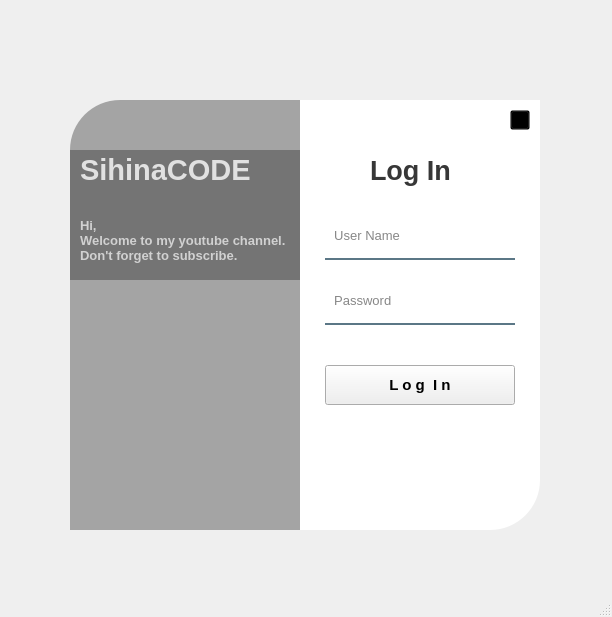
<?xml version="1.0" encoding="UTF-8"?>
<ui version="4.0">
 <class>MainWindow</class>
 <widget class="QMainWindow" name="MainWindow">
  <property name="geometry">
   <rect>
    <x>0</x>
    <y>0</y>
    <width>612</width>
    <height>617</height>
   </rect>
  </property>
  <property name="windowTitle">
   <string>MainWindow</string>
  </property>
  <widget class="QWidget" name="centralwidget">
   <widget class="QWidget" name="widget" native="true">
    <property name="geometry">
     <rect>
      <x>30</x>
      <y>70</y>
      <width>550</width>
      <height>500</height>
     </rect>
    </property>
    <property name="styleSheet">
     <string notr="true">QPushButton#pushButton{
	background-color: qlineargradient(spread:pad, x1:0, y1:0.505682, x2:1, y2:0.477, stop:0 rgba(11, 131, 120, 219), stop:1 rgba(85, 98, 112, 226));
	color:rgba(255, 255, 255, 210);
	border-radius:5px;
}

QPushButton#pushButton:hover{
	background-color: qlineargradient(spread:pad, x1:0, y1:0.505682, x2:1, y2:0.477, stop:0 rgba(150, 123, 111, 219), stop:1 rgba(85, 81, 84, 226));
}

QPushButton#pushButton:pressed{
	padding-left:5px;
	padding-top:5px;
	background-color:rgba(150, 123, 111, 255);
}

QPushButton#pushButton_2, #pushButton_3, #pushButton_4, #pushButton_5{
	background-color: rgba(0, 0, 0, 0);
	color:rgba(85, 98, 112, 255);
}

QPushButton#pushButton_2:hover, #pushButton_3:hover, #pushButton_4:hover, #pushButton_5:hover{
	color: rgba(131, 96, 53, 255);
}

QPushButton#pushButton_2:pressed, #pushButton_3:pressed, #pushButton_4:pressed, #pushButton_5:pressed{
	padding-left:5px;
	padding-top:5px;
	color:rgba(91, 88, 53, 255);
}

</string>
    </property>
    <widget class="QLabel" name="label">
     <property name="geometry">
      <rect>
       <x>40</x>
       <y>30</y>
       <width>280</width>
       <height>430</height>
      </rect>
     </property>
     <property name="styleSheet">
      <string notr="true">border-image: url(:/background/background.jpg);
border-top-left-radius: 50px;</string>
     </property>
     <property name="text">
      <string/>
     </property>
    </widget>
    <widget class="QLabel" name="label_2">
     <property name="geometry">
      <rect>
       <x>40</x>
       <y>30</y>
       <width>280</width>
       <height>430</height>
      </rect>
     </property>
     <property name="styleSheet">
      <string notr="true">background-color:rgba(0, 0, 0, 80);
border-top-left-radius: 50px;
background-image: url(:/background/background.jpg);
background-position:center;
</string>
     </property>
     <property name="text">
      <string/>
     </property>
    </widget>
    <widget class="QLabel" name="label_3">
     <property name="geometry">
      <rect>
       <x>270</x>
       <y>30</y>
       <width>240</width>
       <height>430</height>
      </rect>
     </property>
     <property name="styleSheet">
      <string notr="true">background-color:rgba(255, 255, 255, 255);
border-bottom-right-radius: 50px;</string>
     </property>
     <property name="text">
      <string/>
     </property>
    </widget>
    <widget class="QLabel" name="label_4">
     <property name="geometry">
      <rect>
       <x>340</x>
       <y>80</y>
       <width>100</width>
       <height>40</height>
      </rect>
     </property>
     <property name="font">
      <font>
       <pointsize>20</pointsize>
       <weight>75</weight>
       <bold>true</bold>
      </font>
     </property>
     <property name="styleSheet">
      <string notr="true">color:rgba(0, 0, 0, 200);</string>
     </property>
     <property name="text">
      <string>Log In</string>
     </property>
    </widget>
    <widget class="QLineEdit" name="username">
     <property name="geometry">
      <rect>
       <x>295</x>
       <y>150</y>
       <width>190</width>
       <height>40</height>
      </rect>
     </property>
     <property name="font">
      <font>
       <pointsize>10</pointsize>
      </font>
     </property>
     <property name="styleSheet">
      <string notr="true">background-color:rgba(0, 0, 0, 0);
border:none;
border-bottom:2px solid rgba(46, 82, 101, 200);
color:rgba(0, 0, 0, 240);
padding-bottom:7px;</string>
     </property>
     <property name="placeholderText">
      <string>  User Name</string>
     </property>
    </widget>
    <widget class="QLineEdit" name="password">
     <property name="geometry">
      <rect>
       <x>295</x>
       <y>215</y>
       <width>190</width>
       <height>40</height>
      </rect>
     </property>
     <property name="font">
      <font>
       <pointsize>10</pointsize>
      </font>
     </property>
     <property name="styleSheet">
      <string notr="true">background-color:rgba(0, 0, 0, 0);
border:none;
border-bottom:2px solid rgba(46, 82, 101, 200);
color:rgba(0, 0, 0, 240);
padding-bottom:7px;</string>
     </property>
     <property name="echoMode">
      <enum>QLineEdit::Password</enum>
     </property>
     <property name="placeholderText">
      <string>  Password</string>
     </property>
    </widget>
    <widget class="QPushButton" name="loginBtn">
     <property name="geometry">
      <rect>
       <x>295</x>
       <y>295</y>
       <width>190</width>
       <height>40</height>
      </rect>
     </property>
     <property name="font">
      <font>
       <pointsize>11</pointsize>
       <weight>75</weight>
       <bold>true</bold>
      </font>
     </property>
     <property name="text">
      <string>L o g  I n</string>
     </property>
    </widget>
    <widget class="QLabel" name="label_6">
     <property name="geometry">
      <rect>
       <x>40</x>
       <y>80</y>
       <width>230</width>
       <height>130</height>
      </rect>
     </property>
     <property name="styleSheet">
      <string notr="true">background-color:rgba(0, 0, 0, 75);</string>
     </property>
     <property name="text">
      <string/>
     </property>
    </widget>
    <widget class="QLabel" name="label_7">
     <property name="geometry">
      <rect>
       <x>50</x>
       <y>80</y>
       <width>180</width>
       <height>40</height>
      </rect>
     </property>
     <property name="font">
      <font>
       <pointsize>22</pointsize>
       <weight>75</weight>
       <bold>true</bold>
      </font>
     </property>
     <property name="styleSheet">
      <string notr="true">color:rgba(255, 255, 255, 200);</string>
     </property>
     <property name="text">
      <string>SihinaCODE</string>
     </property>
    </widget>
    <widget class="QLabel" name="label_8">
     <property name="geometry">
      <rect>
       <x>50</x>
       <y>145</y>
       <width>220</width>
       <height>50</height>
      </rect>
     </property>
     <property name="font">
      <font>
       <pointsize>10</pointsize>
       <weight>75</weight>
       <bold>true</bold>
      </font>
     </property>
     <property name="styleSheet">
      <string notr="true">color:rgba(255, 255, 255, 170);</string>
     </property>
     <property name="text">
      <string>Hi,
Welcome to my youtube channel.
Don't forget to subscribe.</string>
     </property>
    </widget>
    <widget class="QPushButton" name="closeBtn">
     <property name="geometry">
      <rect>
       <x>480</x>
       <y>40</y>
       <width>20</width>
       <height>20</height>
      </rect>
     </property>
     <property name="maximumSize">
      <size>
       <width>20</width>
       <height>20</height>
      </size>
     </property>
     <property name="styleSheet">
      <string notr="true">background-color:transparent;</string>
     </property>
     <property name="text">
      <string/>
     </property>
     <property name="icon">
      <iconset resource="../../resource/background.qrc">
       <normaloff>:/background/close.png</normaloff>:/background/close.png</iconset>
     </property>
    </widget>
   </widget>
  </widget>
  <widget class="QMenuBar" name="menubar">
   <property name="geometry">
    <rect>
     <x>0</x>
     <y>0</y>
     <width>612</width>
     <height>21</height>
    </rect>
   </property>
  </widget>
  <widget class="QStatusBar" name="statusbar"/>
 </widget>
 <resources>
  <include location="../../resource/background.qrc"/>
 </resources>
 <connections/>
</ui>
